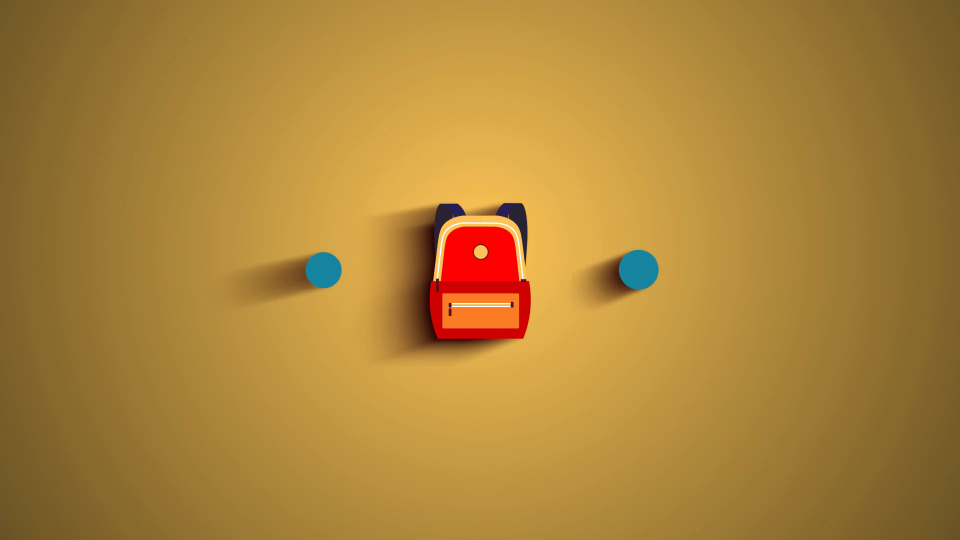
#> input picture frame 20 of wordgame/im/Main Sequence_x264.mp4, 1920 x 1080 px, given in place of You_win.mp4, which was not available (shown at 1/2 size)
$ python frame.py
#> lines starting #> are read from the running program, lines starting #| are printed output that depends on the picture; pictures that were not available may be replaced by others from this repository, and a replacement may not be noted
import cv2
import os

inputfile = 'You_win.mp4'
outputfolder = './suc'


if  not os.path.exists(outputfolder):
    os.mkdir(outputfolder)

cap = cv2.VideoCapture(inputfile)
i = 0

while cap.isOpened():
    ret, frame = cap.read()
#> frame is the input picture: shape (1080, 1920, 3); mean B, G, R 57.8, 131.8, 172.4
    ret, frame = cap.read()
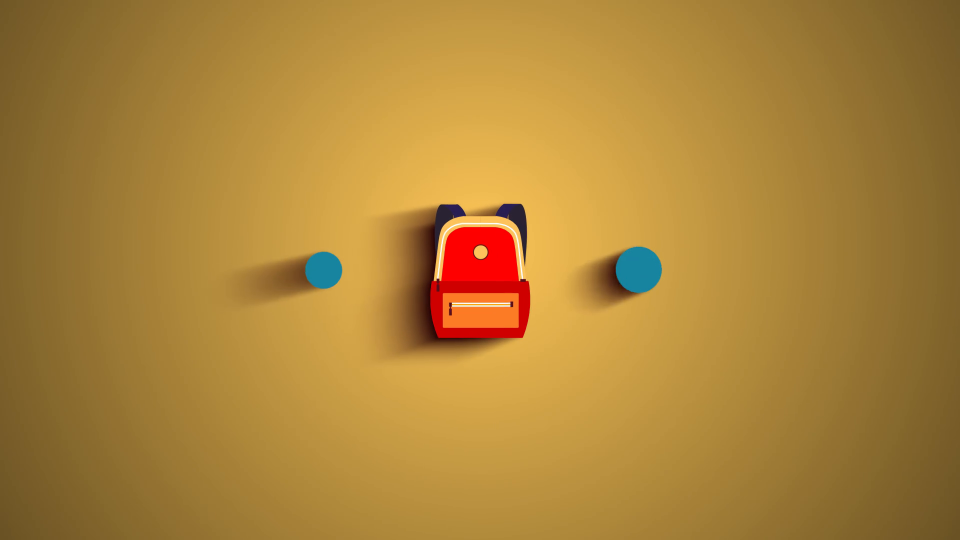
#> input picture frame 21 of wordgame/im/Main Sequence_x264.mp4, 1920 x 1080 px, given in place of You_win.mp4, which was not available (shown at 1/2 size)
#> frame is the input picture: shape (1080, 1920, 3); mean B, G, R 57.9, 131.8, 172.2
    ret, frame = cap.read()
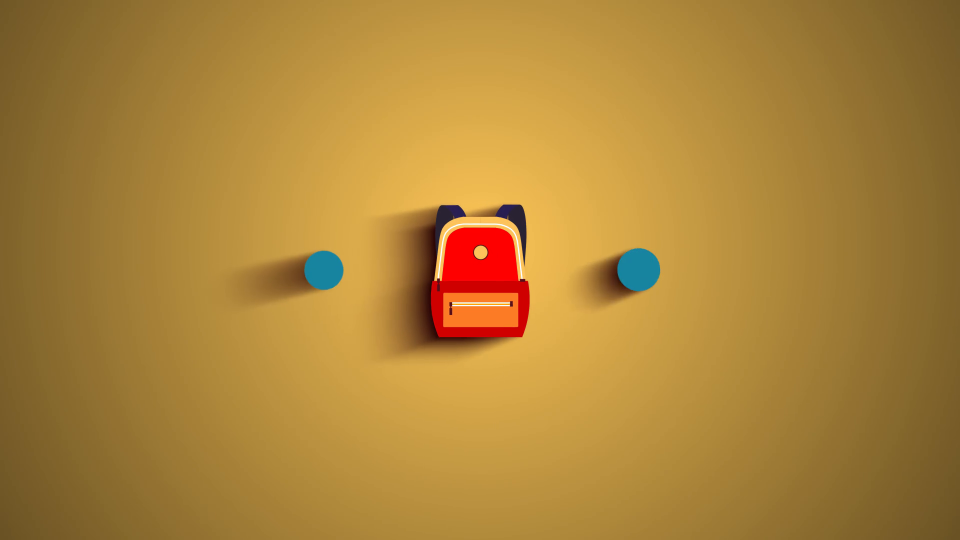
#> input picture frame 22 of wordgame/im/Main Sequence_x264.mp4, 1920 x 1080 px, given in place of You_win.mp4, which was not available (shown at 1/2 size)
#> frame is the input picture: shape (1080, 1920, 3); mean B, G, R 57.9, 131.9, 172.2
    ret, frame = cap.read()

    if ret == True:
        m = frame.shape[0]
#> m = 1080
        u = frame.shape[1] - m
#> u = 840
        u = (int)(u / 2)
#> u = 420

        img = frame[0:m, u:u+m]
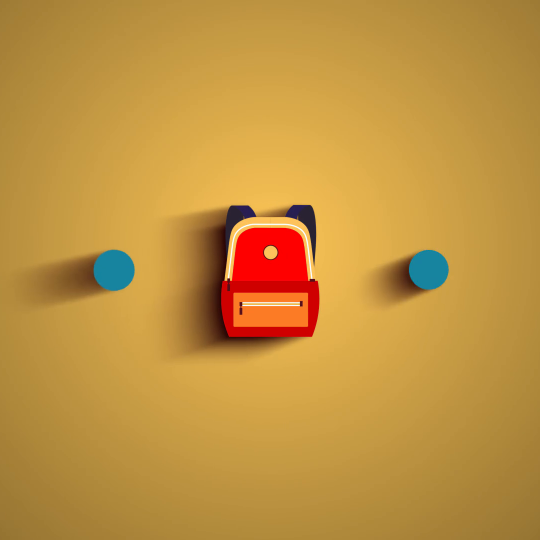
#> img: shape (1080, 1080, 3) (shown at 1/2 size); mean B, G, R 64.7, 146.1, 192.5
        img = cv2.resize(img, (128, 128))
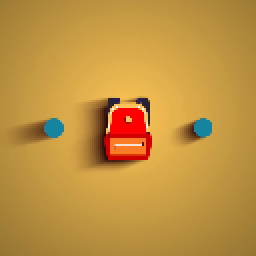
#> img: shape (128, 128, 3) (shown 2 times larger); mean B, G, R 64.7, 146.1, 192.5
        cv2.imwrite(os.path.join(outputfolder, '%02d.png' % i), img)
        i = i + 1
    else:
        break

cap.release()

$ run again, starting later in the video
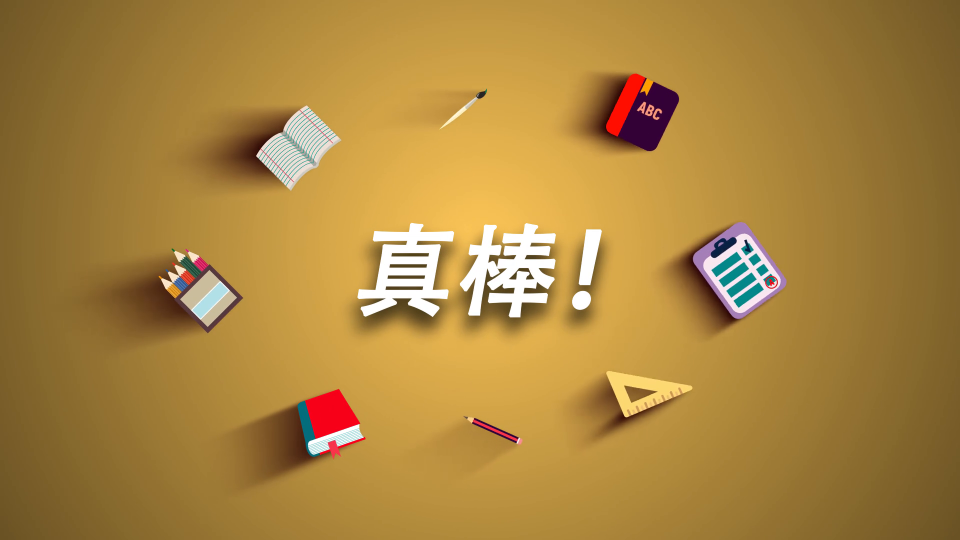
#> input picture frame 94 of wordgame/im/Main Sequence_x264.mp4, 1920 x 1080 px, given in place of You_win.mp4, which was not available (shown at 1/2 size)
#> frame is the input picture: shape (1080, 1920, 3); mean B, G, R 63.8, 133, 170.3
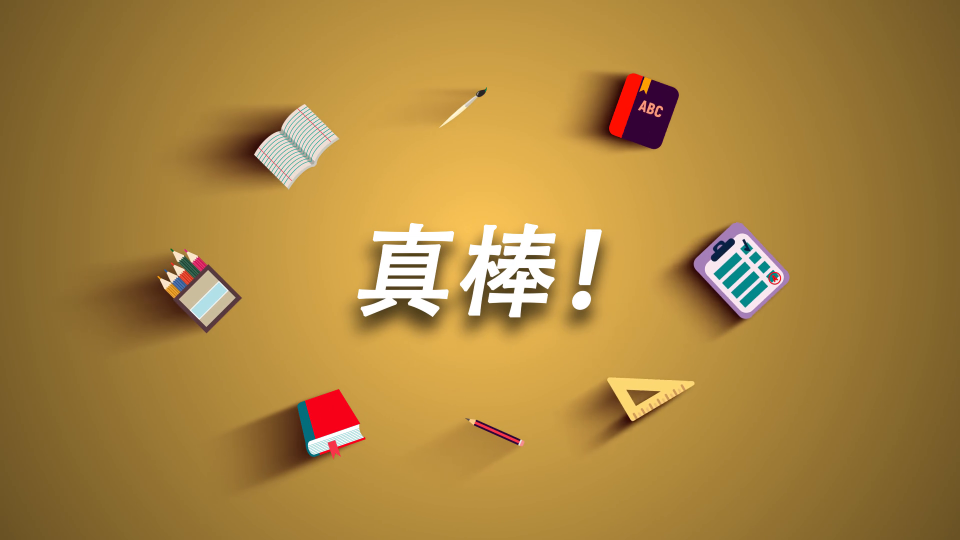
#> input picture frame 97 of wordgame/im/Main Sequence_x264.mp4, 1920 x 1080 px, given in place of You_win.mp4, which was not available (shown at 1/2 size)
#> frame is the input picture: shape (1080, 1920, 3); mean B, G, R 63.8, 133, 170.4
#> `img = cv2.resize(img, (128, 128))`:
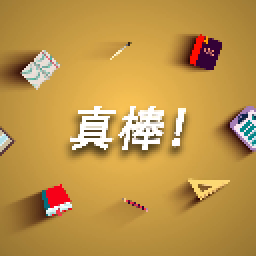
#> img: shape (128, 128, 3) (shown 2 times larger); mean B, G, R 74.3, 149, 190.5

$ run again, starting later in the video
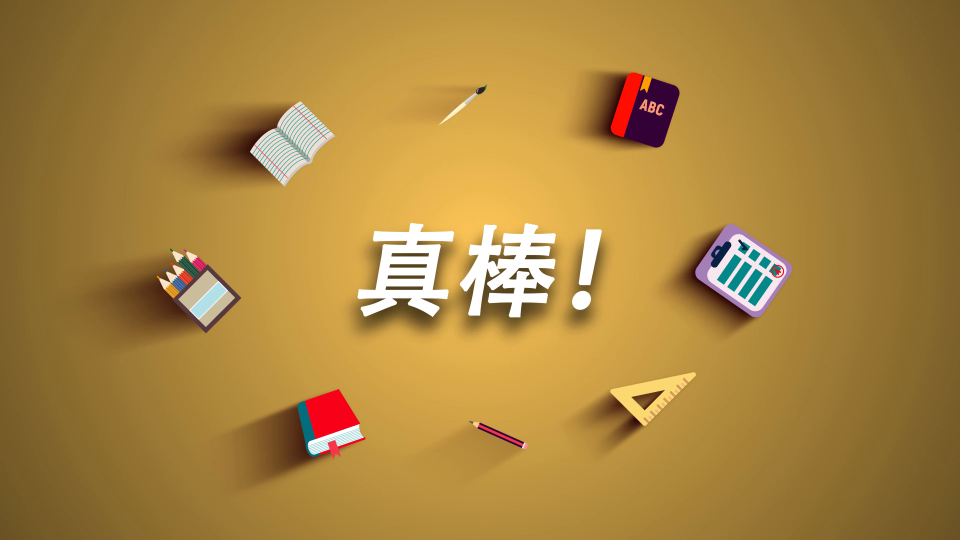
#> input picture frame 167 of wordgame/im/Main Sequence_x264.mp4, 1920 x 1080 px, given in place of You_win.mp4, which was not available (shown at 1/2 size)
#> frame is the input picture: shape (1080, 1920, 3); mean B, G, R 63.7, 133, 170.3
#> `img = frame[0:m, u:u+m]`:
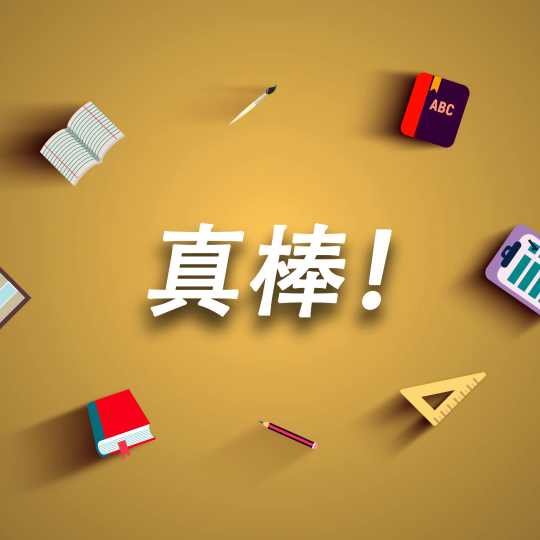
#> img: shape (1080, 1080, 3) (shown at 1/2 size); mean B, G, R 74, 149, 190.5
#> `img = cv2.resize(img, (128, 128))`:
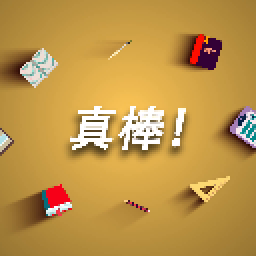
#> img: shape (128, 128, 3) (shown 2 times larger); mean B, G, R 74.2, 149.2, 190.6
